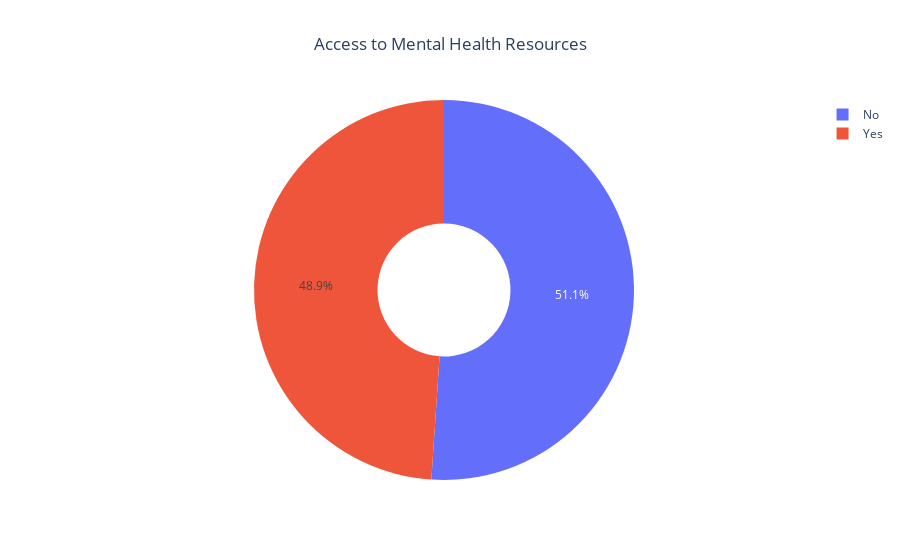

The notebook cell saved with this chart:
### Code cell
fig4 = px.pie(df,names="Access_to_Mental_Health_Resources",
            title="Access to Mental Health Resources",
             hole=0.35)
fig4.update_layout(title_x=0.5)
fig4.show()

### Figure 1 — Plotly figure (JSON) as saved in the notebook; plotly's stock layout.template omitted (floating-point values rounded to 4 significant figures; data arrays with more than 128 entries replaced by an {"elided": "..."} marker saying what was removed)
{"data": [{"domain": {"x": [0, 1], "y": [0, 1]}, "hole": 0.35, "hovertemplate": "Access_to_Mental_Health_Resources=%{label}<extra></extra>", "labels": {"elided": "5000 str values"}, "legendgroup": "", "name": "", "showlegend": true, "type": "pie"}], "layout": {"autosize": true, "legend": {"tracegroupgap": 0}, "title": {"text": "Access to Mental Health Resources", "x": 0.5}}}
